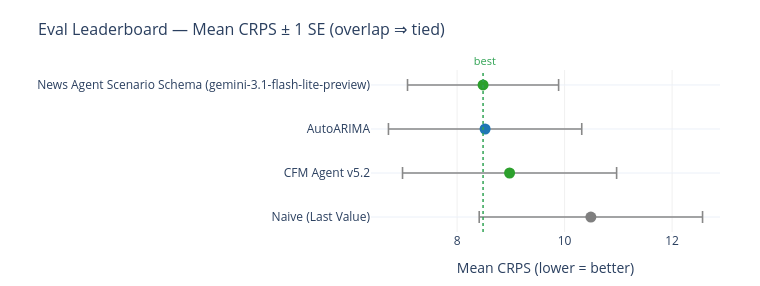

Source (notebook cell):
### Code cell
# Same leaderboard, now with a standard-error bar on each mean. If the bars of
# the top methods overlap, their ordering is not statistically distinguishable —
# the honest verdict when only a few origins have been scored.
viz.make_leaderboard_interval_chart(eval_board)

### Figure 1 — Plotly figure (JSON) as saved in the notebook; plotly's stock layout.template omitted (floating-point values rounded to 4 significant figures)
{"data": [{"error_x": {"array": [2.077, 1.991, 1.798, 1.405], "color": "#888888", "thickness": 1.6, "type": "data", "width": 6}, "hovertemplate": "%{y}<br>CRPS %{x:.3f} ± %{error_x.array:.3f}<extra></extra>", "marker": {"color": ["#7f7f7f", "#2ca02c", "#1f77b4", "#2ca02c"], "size": 11}, "mode": "markers", "showlegend": false, "type": "scatter", "x": [10.49, 8.977, 8.521, 8.484], "y": ["Naive (Last Value)", "CFM Agent v5.2", "AutoARIMA", "News Agent Scenario Schema (gemini-3.1-flash-lite-preview)"]}], "layout": {"annotations": [{"font": {"color": "#31a354", "size": 11}, "showarrow": false, "text": " best", "x": 8.484, "xanchor": "center", "xref": "x", "y": 1, "yanchor": "bottom", "yref": "y domain"}], "height": 286, "margin": {"b": 50, "l": 230, "r": 40, "t": 70}, "shapes": [{"line": {"color": "#31a354", "dash": "dot", "width": 1.5}, "type": "line", "x0": 8.484, "x1": 8.484, "xref": "x", "y0": 0, "y1": 1, "yref": "y domain"}], "title": {"font": {"size": 16}, "text": "Eval Leaderboard — Mean CRPS ± 1 SE (overlap ⇒ tied)"}, "width": 760, "xaxis": {"gridcolor": "#f0f0f0", "showgrid": true, "title": {"text": "Mean CRPS (lower = better)"}}, "yaxis": {"title": {"text": ""}}}}
